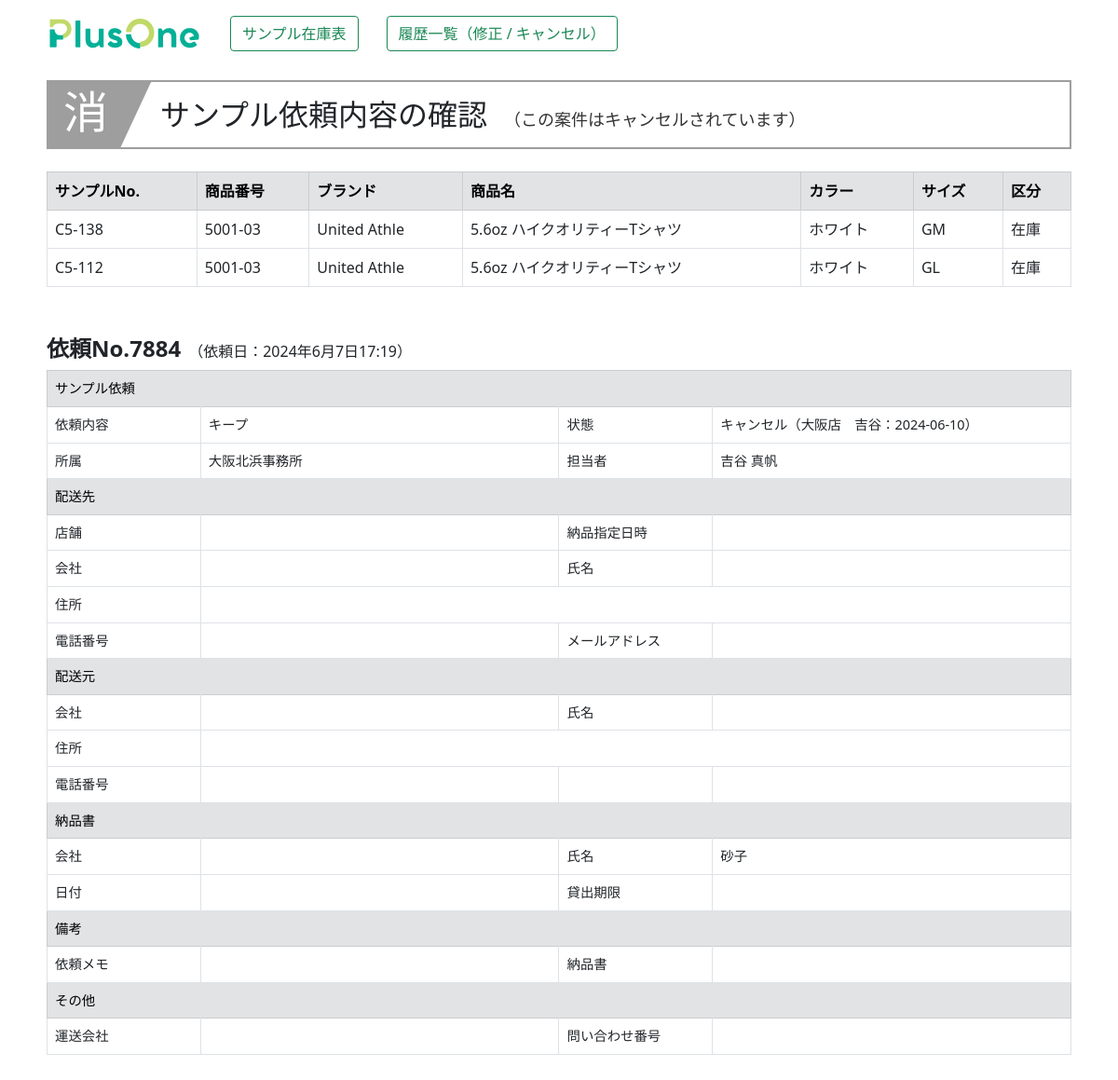
The app's page /rireki_kakunin/1128 with its own data.
### zaiko/models.py (models this page shows, shortened)
class Shouhin(models.Model):
    hontai_num=models.AutoField("本体No",primary_key=True)
    sample_num=models.CharField("サンプルNo",max_length=20,blank=True)
    category=models.CharField("カテゴリ",max_length=50,blank=True)
    shouhin_num=models.CharField("商品番号",max_length=20,blank=True)
    brand=models.CharField("ブランド",max_length=20,blank=True)
    shouhin_name=models.CharField("商品名",max_length=255,blank=True)
    color=models.CharField("カラー",max_length=255,blank=True)
    size=models.CharField("サイズ",max_length=20,blank=True)
    size_num=models.IntegerField("サイズ値",default=0)
    kakou=models.CharField("加工",max_length=50,blank=True)
    bikou=models.CharField("備考",max_length=255,blank=True)
    touroku_day=models.DateField("登録日",auto_now_add=True)
    koushin_day=models.DateField("更新日",auto_now=True)
    joutai=models.IntegerField("状態",default=0)
    irai_num=models.IntegerField("依頼No",default=0)
    status=models.IntegerField("有効",default=0)

class Rireki_shouhin(models.Model):
    irai_num=models.IntegerField("依頼No")
    irai_hontai_num=models.IntegerField("本体No")
    irai_hontai_kubun=models.CharField("区分",max_length=5,null=True,blank=True,default="")
    henkyaku=models.IntegerField("状態",default=0)
    henkyaku_day=models.CharField("返却日",max_length=30,null=True,blank=True,default="")

class Rireki_rental(models.Model):
    irai_num=models.IntegerField("依頼No",null=False)
    irai_type=models.IntegerField("内容")
    rental_day=models.DateTimeField("依頼日",auto_now_add=True)
    shozoku=models.CharField("所属",max_length=30,blank=True)
    tantou=models.CharField("担当者",max_length=30,blank=True)
    haisou_tempo=models.CharField("配送店舗",max_length=30,blank=True)
    haisou_deliday=models.CharField("配送指定日",max_length=30,null=True,blank=True,default="")
    haisou_delitime=models.CharField("時間指定",max_length=30,null=True,blank=True,default="")
    haisou_com=models.CharField("会社名",max_length=30,blank=True)
    haisou_cus=models.CharField("名前",max_length=30,blank=True)
    haisou_yubin=models.CharField("郵便番号",max_length=30,blank=True)
    haisou_pref=models.CharField("都道府県",max_length=10,blank=True)
    haisou_city=models.CharField("市区町村",max_length=30,blank=True)
    haisou_banchi=models.CharField("番地",max_length=30,blank=True)
    haisou_build=models.CharField("建物名",max_length=30,blank=True)
    haisou_tel=models.CharField("電話番号",max_length=30,blank=True)
    haisou_tel_kensaku=models.CharField("電話番号_検索",max_length=30,blank=True)
    haisou_mail=models.CharField("メールアドレス",max_length=100,blank=True)
    haisou_com_m=models.CharField("会社名_元",max_length=30,blank=True)
    haisou_cus_m=models.CharField("名前_元",max_length=30,blank=True)
    haisou_yubin_m=models.CharField("郵便番号_元",max_length=30,blank=True)
    haisou_pref_m=models.CharField("都道府県_元",max_length=10,blank=True)
    haisou_city_m=models.CharField("市区町村_元",max_length=30,blank=True)
    haisou_banchi_m=models.CharField("番地_元",max_length=30,blank=True)
    haisou_build_m=models.CharField("建物名_元",max_length=30,blank=True)
    haisou_tel_m=models.CharField("電話番号_元",max_length=30,blank=True)
    nouhin_com=models.CharField("納品書会社名",max_length=30,blank=True)
    nouhin_cus=models.CharField("納品書名前",max_length=30,blank=True)
    nouhin_day=models.CharField("納品書日付",max_length=30,null=True,blank=True,default="")
    rental_maxday=models.CharField("貸出期限",max_length=30,null=True,blank=True,default="")
    bikou1=models.TextField("備考（納品）",blank=True)
    bikou2=models.TextField("備考（依頼）",blank=True)
    status=models.IntegerField("状態",default=0)
    unsou_com=models.CharField("運送会社",max_length=20,null=True,blank=True,default="")
    unsou_num=models.CharField("問い合わせ番号",max_length=20,null=True,blank=True,default="")
    cancel_day=models.CharField("キャンセル日",max_length=30,null=True,blank=True,default="")
    cancel_name=models.CharField("キャンセル担当",max_length=30,null=True,blank=True,default="")

### zaiko/views.py (the view, shortened to what this page needs)
# urls.py: path('rireki_kakunin/<int:pk>', rireki_kakunin, name="rireki_kakunin"),
def rireki_kakunin(request,pk):
    request.session["shusei_pk"]=pk
    irai_detail=Rireki_rental.objects.get(pk=pk)
    status=irai_detail.status
    if status==0: #success.htmlのタイトル用
        kubun="kakunin_ok"
    elif status==1:
        kubun="junbi"
    else:
        kubun="kakunin_no"
    irai_num=irai_detail.irai_num
    items=Rireki_shouhin.objects.filter(irai_num=irai_num).values_list("irai_hontai_num",flat=True)
    irai_shouhin_list=list(items)
    data=[]
    for i in irai_shouhin_list:
        data2={}
        shouhin=Shouhin.objects.get(hontai_num=i)
        data2["hontai_num"]=shouhin.hontai_num
        data2["sample_num"]=shouhin.sample_num
        data2["shouhin_num"]=shouhin.shouhin_num
        data2["brand"]=shouhin.brand
        data2["shouhin_name"]=shouhin.shouhin_name
        data2["color"]=shouhin.color
        data2["size"]=shouhin.size
        data2["kubun"]=Rireki_shouhin.objects.get(irai_num=irai_num,irai_hontai_num=i).irai_hontai_kubun
        data2["henkyaku"]=Rireki_shouhin.objects.get(irai_num=irai_num,irai_hontai_num=i).henkyaku
        data2["henkyaku_day"]=Rireki_shouhin.objects.get(irai_num=irai_num,irai_hontai_num=i).henkyaku_day
        data.append(data2)
    kanri=0
    if request.user.username == "p1masao":
        kanri=1
    params={
            "irai_shouhin_list":data,
            "irai_detail":irai_detail,
            "kubun":kubun,
            "kanri":kanri,
        }
    return render(request,"zaiko/success.html",params)

### zaiko/templates/zaiko/success.html (shortened to what this page needs)
{% load static %}
<!DOCTYPE html>
<html lang="ja">
<head>
    <link rel="stylesheet" href="{% static 'main.css' %}">
    <link href="https://cdn.jsdelivr.net/npm/bootstrap@5.0.2/dist/css/bootstrap.min.css" rel="stylesheet">
    <link rel="stylesheet" href="https://cdn.jsdelivr.net/npm/bootstrap-icons@1.8.0/font/bootstrap-icons.css">
</head>
<body>
    <div class="container mt-3 mb-5">
        <div style="margin: 0 auto; justify-content: center; width: 1100px;">
            {% include "zaiko/menu.html" with kanri=kanri %}
            <div style="margin-top: 30px;">
                {% if kubun == "new" %}
                    <div class="title03">
                        <h2><span class="number">03</span>サンプル依頼が完了しました</h2>
                    </div>
                {% elif kubun == "kakunin_no" %}
                    <div class="title00">
                        {% if irai_detail.status == 3 %}
                            <h2><span class="number">消</span>サンプル依頼内容の確認<span>（この案件はキャンセルされています）</span></h2>
                        {% elif irai_detail.status == 5 %}
                            <h2><span class="number">完</span>サンプル依頼内容の確認<span>（この案件は既に返却が完了しています）</span></h2>
                        {% else %}
                            <h2><span class="number">済</span>サンプル依頼内容の確認<span>（この案件は既に手配済みです）</span></h2>
                        {% endif %}
                    </div>
                {% elif kubun == "junbi" %}
                    <div class="title04">
                        <h2><span class="number">準</span>サンプル依頼内容の確認<span>（この案件は現在準備中で、まもなく発送されます）</span></h2>
                    </div>
                {% endif %}
            </div>
            <div class="mt-4">
                <table class="table table-bordered">
                    <thead>
                        <tr class="table-secondary">
                            <th>サンプルNo.</th>
                            <th>商品番号</th>
                            <th>ブランド</th>
                            <th>商品名</th>
                            <th>カラー</th>
                            <th>サイズ</th>
                            <th>区分</th>
                        </tr>
                    </thead>
                    <tbody>
                        {% for i in irai_shouhin_list %}
                        <tr>
                            <td style="vertical-align: middle;">{{i.sample_num}}</td>
                            <td style="vertical-align: middle;">{{i.shouhin_num}}</td>
                            <td style="vertical-align: middle;">{{i.brand}}</td>
                            <td style="vertical-align: middle;">{{i.shouhin_name}}</td>
                            <td style="vertical-align: middle;">{{i.color}}</td>
                            <td style="vertical-align: middle;">{{i.size}}</td>
                            <td style="vertical-align: middle;">{{i.kubun}}</td>
                        </tr>
                        {% endfor %}
                    </tbody>
                </table>
            </div>
            <div class="mt-5">
                <div style="width: 1100px; align-items: end;">
                    <span style="font-size: 1.5em; font-weight: bold;">依頼No.{{irai_detail.irai_num}}</span>　（依頼日：{{irai_detail.rental_day}}）
                </div>
                <table class="table table-bordered" style="margin-top: 5px; font-size: 0.9em; width: 1100px;">
                    <tr class="table-secondary"><td colspan="4">サンプル依頼</td></tr>
                        <td style="width: 15%;">依頼内容</td>
                        <td style="width: 35%;">
                            {% if irai_detail.irai_type == 0 %}
                                顧客あて
                            {% elif irai_detail.irai_type == 1 %}
                                店舗あて
                            {% else %}
                                キープ
                            {% endif %}
                        </td>
                        <td style="width: 15%;">状態</td>
                        <td style="width: 35%;">
                            {% if irai_detail.status == 0 %}
                                発送待ち（修正・キャンセル可）
                            {% elif irai_detail.status == 1 %}
                                発送準備中
                            {% elif irai_detail.status == 2 %}
                                発送完了
                            {% elif irai_detail.status == 3 %}
                                キャンセル（{{irai_detail.cancel_name}}：{{irai_detail.cancel_day}}）
                            {% elif irai_detail.status == 5 %}
                                返却済み
                            {% endif %}
                        </td>
                    <tr>
                        <td>所属</td><td id="shozoku">{{irai_detail.shozoku}}</td>
                        <td>担当者</td><td id="tantou">{{irai_detail.tantou}}</td>
                    </tr>
                    <tr class="table-secondary"><td colspan="4">配送先</td></tr>
                    <tr>
                        <td>店舗</td><td>{{irai_detail.haisou_tempo}}</td>
                        <td>納品指定日時</td>
                        <td>
                        </td>
                    </tr>
                    <tr>
                        <td>会社</td><td>{{irai_detail.haisou_com}}</td>
                        <td>氏名</td><td>{{irai_detail.haisou_cus}}</td>
                    </tr>
                    <tr>
                        <td>住所</td>
                        <td colspan="3">
                        </td>
                    </tr>
                    <tr>
                        <td>電話番号</td><td>{{irai_detail.haisou_tel}}</td>
                        <td>メールアドレス</td><td>{{irai_detail.haisou_mail}}</td>
                    </tr>
                    <tr class="table-secondary"><td colspan="4">配送元</td></tr>
                    <tr>
                        <td>会社</td><td>{{irai_detail.haisou_com_m}}</td>
                        <td>氏名</td><td>{{irai_detail.haisou_cus_m}}</td>
                    </tr>
                    <tr>
                        <td>住所</td>
                        <td colspan="3">
                        </td>
                    </tr>
                    <tr>
                        <td>電話番号</td><td>{{irai_detail.haisou_tel_m}}</td>
                        <td></td><td></td>
                    </tr>
                    <tr class="table-secondary"><td colspan="4">納品書</td></tr>
                    <tr>
                        <td>会社</td><td>{{irai_detail.nouhin_com}}</td>
                        <td>氏名</td><td>{{irai_detail.nouhin_cus}}</td>
                    </tr>
                    <tr>
                        <td>日付</td><td>{{irai_detail.nouhin_day}}</td>
                        <td>貸出期限</td><td>{{irai_detail.rental_maxday}}</td>
                    </tr>
                    <tr class="table-secondary"><td colspan="4">備考</td></tr>
                    <tr>
                        <td>依頼メモ</td><td>{{irai_detail.bikou2 | linebreaksbr}}</td>
                        <td>納品書</td><td>{{irai_detail.bikou1 | linebreaksbr}}</td>
                    </tr>
                    <tr class="table-secondary"><td colspan="4">その他</td></tr>
                    <tr>
                        <td>運送会社</td><td>{{irai_detail.unsou_com}}</td>
                        <td>問い合わせ番号</td><td>{{irai_detail.unsou_num}}</td>
                    </tr>
                </table>
            </div>
        </div>
    </div>
</body>
</html>

### zaiko/static/main.css (style rules this page uses)
.title00 h2 span, .title01 h2 span, .title02 h2 span, .title03 h2 span, .title04 h2 span, .title05 h2 span { color: #333333; font-size: 18px; padding-left: 18px; }
.title00 h2 span.number, .title01 h2 span.number, .title02 h2 span.number, .title03 h2 span.number, .title04 h2 span.number, .title05 h2 span.number { position: absolute; display: block; top: 3px; left: 0; z-index: 1; font-size: 30px; font-size: 3rem; padding-left: 16px; color: #fff; }
.title00 h2 { position: relative; overflow: hidden; padding: 1rem 2rem 1rem 120px; border: solid 2px #9e9e9e; width: 1100px; margin: 0 auto; }
.title00 h2:before { position: absolute; content: ''; top: -150%; left: -100px; width: 200px; height: 300%; transform: rotate(25deg); background: #9e9e9e; }

### records on screen
Shouhin: sample_num "C5-138", shouhin_num "5001-03", brand "United Athle", shouhin_name "5.6oz ハイクオリティーTシャツ", color "ホワイト", size "GM"
Rireki_shouhin: kubun "在庫"
Shouhin: sample_num "C5-112", shouhin_num "5001-03", brand "United Athle", shouhin_name "5.6oz ハイクオリティーTシャツ", color "ホワイト", size "GL"
Rireki_shouhin: kubun "在庫"
Rireki_rental: irai_num "7884", rental_day "2024年6月7日17:19", cancel_name "大阪店 吉谷", cancel_day "2024-06-10", shozoku "大阪北浜事務所", tantou "吉谷 真帆", nouhin_cus "砂子"
